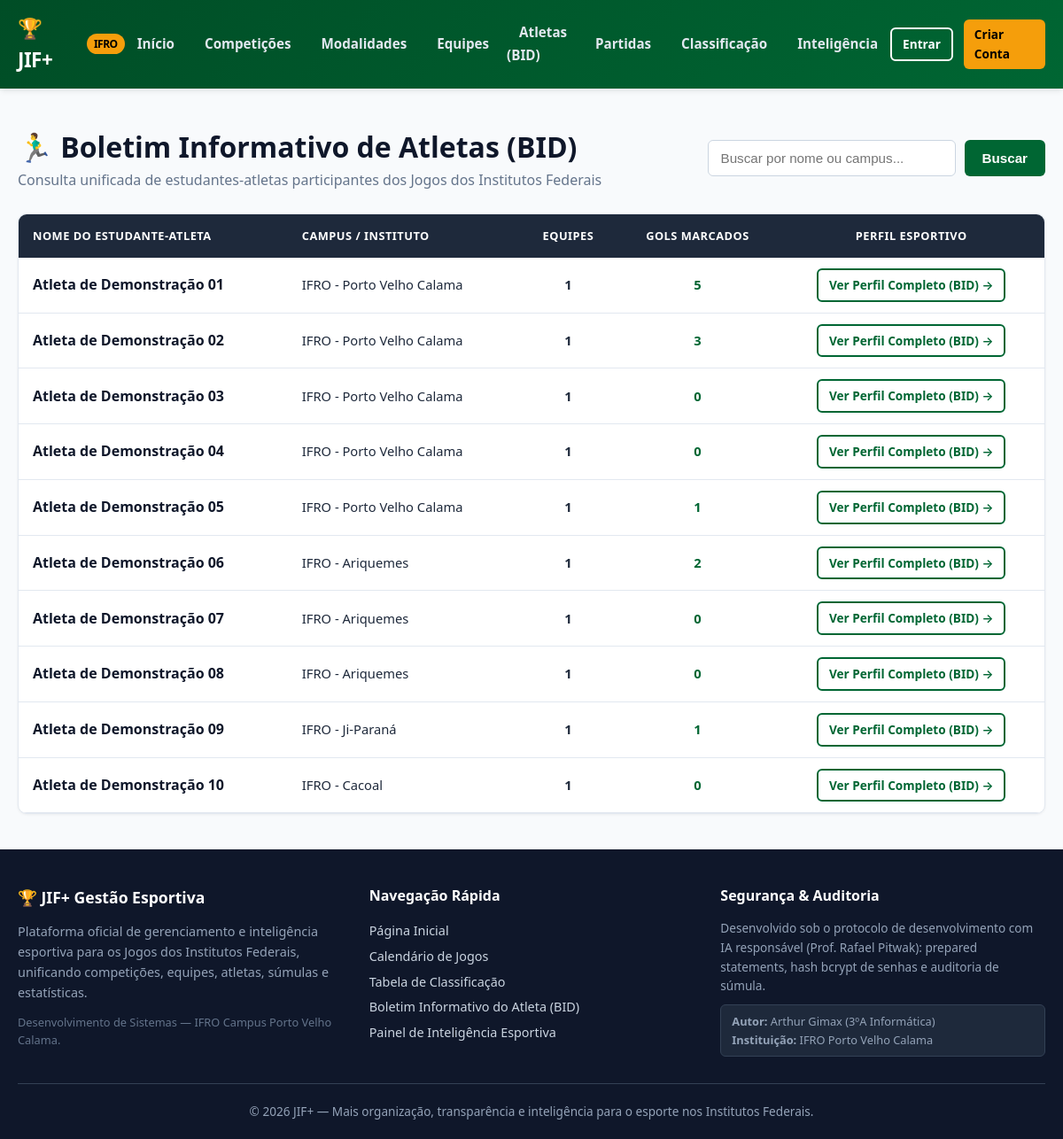
Page /atletas.php on the committed database.
### tables this page shows
CREATE TABLE IF NOT EXISTS `atletas` (
    `id` INT AUTO_INCREMENT PRIMARY KEY,
    `usuario_id` INT NULL,
    `instituicao_id` INT NOT NULL,
    `nome` VARCHAR(150) NOT NULL,
    `matricula_estudantil` VARCHAR(50) NOT NULL,
    `data_nascimento` DATE NULL,
    `foto_url` VARCHAR(255) NULL,
    `criado_em` DATETIME NOT NULL DEFAULT CURRENT_TIMESTAMP,
    CONSTRAINT `fk_atletas_usuario`
        FOREIGN KEY (`usuario_id`) REFERENCES `usuarios` (`id`)
        ON DELETE SET NULL ON UPDATE CASCADE,
    CONSTRAINT `fk_atletas_instituicao`
        FOREIGN KEY (`instituicao_id`) REFERENCES `instituicoes` (`id`)
        ON DELETE RESTRICT ON UPDATE CASCADE,
    INDEX `idx_atletas_matricula` (`matricula_estudantil`),
    INDEX `idx_atletas_nome` (`nome`)
);

CREATE TABLE IF NOT EXISTS `instituicoes` (
    `id` INT AUTO_INCREMENT PRIMARY KEY,
    `nome` VARCHAR(150) NOT NULL,
    `sigla` VARCHAR(30) NOT NULL,
    `campus` VARCHAR(100) NOT NULL,
    `estado` CHAR(2) NOT NULL,
    INDEX `idx_instituicoes_sigla` (`sigla`),
    INDEX `idx_instituicoes_campus` (`campus`)
);

### atletas.php (the view, shortened to what this page needs)
<?php
require_once __DIR__ . '/includes/header.php';
$pdo = Database::getConnection();
$atletaId = isset($_GET['id']) ? (int)$_GET['id'] : null;
if ($atletaId) {
    $stmtAtleta = $pdo->prepare("
        SELECT a.id, a.nome, a.foto_url, a.criado_em, inst.nome AS instituicao_nome, inst.sigla AS instituicao_sigla, inst.campus AS instituicao_campus
        FROM atletas a
        JOIN instituicoes inst ON a.instituicao_id = inst.id
        WHERE a.id = :id
    ");
    $stmtAtleta->execute([':id' => $atletaId]);
    $atleta = $stmtAtleta->fetch();
    if (!$atleta) {
        $_SESSION['mensagem_erro'] = 'Atleta não encontrado no sistema.';
        header('Location: atletas.php');
        exit;
    }
    $stmtEquipes = $pdo->prepare("
        SELECT eq.id AS equipe_id, eq.nome AS equipe_nome,
               m.nome AS modalidade_nome, m.categoria AS modalidade_categoria,
               c.nome AS competicao_nome,
               ea.numero_camisa, ea.posicao, ea.status_inscricao
        FROM equipe_atletas ea
        JOIN equipes eq ON ea.equipe_id = eq.id
        JOIN modalidades m ON eq.modalidade_id = m.id
        JOIN competicoes c ON eq.competicao_id = c.id
        WHERE ea.atleta_id = :atleta_id
    ");
    $stmtEquipes->execute([':atleta_id' => $atletaId]);
    $equipesAtleta = $stmtEquipes->fetchAll();
    $stmtStats = $pdo->prepare("
        SELECT tipo_estatistica, SUM(valor) AS total
        FROM estatisticas_atletas
        WHERE atleta_id = :atleta_id
        GROUP BY tipo_estatistica
    ");
    $stmtStats->execute([':atleta_id' => $atletaId]);
    $statsRaw = $stmtStats->fetchAll(PDO::FETCH_KEY_PAIR);
    $totalGols = $statsRaw['gol'] ?? 0;
    $totalPontos = $statsRaw['ponto'] ?? 0;
    $cartoesAmarelos = $statsRaw['cartao_amarelo'] ?? 0;
    $cartoesVermelhos = $statsRaw['cartao_vermelho'] ?? 0;
    $totalFaltas = $statsRaw['falta'] ?? 0;
    $stmtPartidas = $pdo->prepare("
        SELECT DISTINCT p.id, p.fase_rodada, p.data_hora, p.local_quadra, p.placar_a, p.placar_b, p.situacao,
               m.nome AS modalidade_nome,
               eq_a.nome AS equipe_a, eq_b.nome AS equipe_b,
               (SELECT SUM(valor) FROM estatisticas_atletas WHERE partida_id = p.id AND atleta_id = :atleta_id AND tipo_estatistica = 'gol') AS gols_na_partida
        FROM partidas p
        JOIN modalidades m ON p.modalidade_id = m.id
        JOIN equipes eq_a ON p.equipe_a_id = eq_a.id
        JOIN equipes eq_b ON p.equipe_b_id = eq_b.id
        JOIN equipe_atletas ea ON (ea.equipe_id = p.equipe_a_id OR ea.equipe_id = p.equipe_b_id)
        WHERE ea.atleta_id = :atleta_id AND p.situacao = 'encerrada'
        ORDER BY p.data_hora DESC
    ");
    $stmtPartidas->execute([':atleta_id' => $atletaId]);
    $partidasAtleta = $stmtPartidas->fetchAll();
    $totalJogos = count($partidasAtleta);
} else {
    $busca = isset($_GET['busca']) ? trim($_GET['busca']) : '';
    $sql = "
        SELECT a.id, a.nome, a.criado_em, inst.campus, inst.sigla,
               (SELECT COUNT(*) FROM equipe_atletas ea WHERE ea.atleta_id = a.id) AS total_equipes,
               (SELECT COALESCE(SUM(valor), 0) FROM estatisticas_atletas ea WHERE ea.atleta_id = a.id AND ea.tipo_estatistica = 'gol') AS total_gols
        FROM atletas a
        JOIN instituicoes inst ON a.instituicao_id = inst.id
    ";
    $params = [];
    $sql .= " ORDER BY a.nome ASC";
    $stmtLista = $pdo->prepare($sql);
    $stmtLista->execute($params);
    $atletas = $stmtLista->fetchAll();
}
?>
<div class="container" style="padding: 40px 20px;">
<?php if ($atletaId && isset($atleta)): ?>
    <div style="margin-bottom:20px;">
        <a href="atletas.php" style="font-weight:700;">&larr; Voltar para busca de atletas</a>
    </div>
    <div class="athlete-profile">
        <div class="athlete-avatar">
            <?= mb_substr($atleta['nome'], 0, 1) ?>
        </div>
        <div class="athlete-details">
            <div style="display:flex;justify-content:space-between;align-items:flex-start;flex-wrap:wrap;gap:10px;">
                <div>
                    <span class="badge badge-success">Atleta Homologado</span>
                    <h1 class="athlete-name"><?= htmlspecialchars($atleta['nome']) ?></h1>
                </div>
            </div>
            <div class="athlete-meta">
                <span>🏛️ <strong>Campus:</strong> <?= htmlspecialchars($atleta['instituicao_sigla']) ?> - <?= htmlspecialchars($atleta['instituicao_campus']) ?></span>
                <span>📅 <strong>Inscrição no JIF:</strong> <?= date('Y', strtotime($atleta['criado_em'])) ?></span>
            </div>
            <div class="athlete-stats-grid">
                <div class="stat-box" style="border-top:3px solid var(--primary);">
                    <div class="stat-value"><?= $totalJogos ?></div>
                    <div class="stat-label">Jogos Disputados</div>
                </div>
                <div class="stat-box" style="border-top:3px solid var(--secondary);">
                    <div class="stat-value"><?= $totalGols ?></div>
                    <div class="stat-label">Gols Marcados</div>
                </div>
                <div class="stat-box" style="border-top:3px solid var(--warning);">
                    <div class="stat-value"><?= $cartoesAmarelos ?></div>
                    <div class="stat-label">Cartões Amarelos</div>
                </div>
                <div class="stat-box" style="border-top:3px solid var(--danger);">
                    <div class="stat-value"><?= $cartoesVermelhos ?></div>
                    <div class="stat-label">Cartões Vermelhos</div>
                </div>
                <div class="stat-box" style="border-top:3px solid var(--dark);">
                    <div class="stat-value"><?= $totalFaltas ?></div>
                    <div class="stat-label">Faltas Cometidas</div>
                </div>
            </div>
        </div>
    </div>
    <h2 style="font-size:1.3rem;font-weight:800;margin:30px 0 15px 0;color:var(--dark);display:flex;align-items:center;gap:8px;">
        🛡️ Equipes e Modalidades Vinculadas
    </h2>
    <div class="grid-cards" style="margin-top:0;">
        <?php foreach ($equipesAtleta as $eq): ?>
            <div class="card" style="border-left:4px solid var(--primary);">
                <div style="display:flex;justify-content:space-between;align-items:center;margin-bottom:8px;">
                    <span class="badge badge-info"><?= htmlspecialchars($eq['modalidade_nome']) ?></span>
                    <span style="font-weight:900;font-size:1.2rem;color:var(--primary-dark);">
                        <?= $eq['numero_camisa'] ? '#' . $eq['numero_camisa'] : '-' ?>
                    </span>
                </div>
                <h3 class="card-title"><?= htmlspecialchars($eq['equipe_nome']) ?></h3>
                <div style="font-size:0.85rem;color:var(--text-muted);margin-bottom:10px;">
                    <div>📍 <strong>Posição:</strong> <?= htmlspecialchars($eq['posicao'] ?? 'Não especificada') ?></div>
                    <div>🏆 <strong>Competição:</strong> <?= htmlspecialchars($eq['competicao_nome']) ?></div>
                    <div>🟢 <strong>Situação:</strong> <?= ucfirst($eq['status_inscricao']) ?></div>
                </div>
                <a href="equipes.php?id=<?= $eq['equipe_id'] ?>" class="btn btn-sm btn-outline" style="width:100%;">
                    Ver Detalhes da Equipe &rarr;
                </a>
            </div>
        <?php endforeach; ?>
    </div>
    <h2 style="font-size:1.3rem;font-weight:800;margin:35px 0 15px 0;color:var(--dark);display:flex;align-items:center;gap:8px;">
        📜 Histórico de Partidas Disputadas
    </h2>
    <?php if (empty($partidasAtleta)): ?>
        <p style="color:var(--text-muted);">Nenhuma partida concluída registrada para este atleta.</p>
    <?php else: ?>
        <div class="table-responsive">
            <table class="sports-table">
                <thead>
                    <tr>
                        <th>Data</th>
                        <th>Confronto</th>
                        <th>Modalidade / Fase</th>
                        <th class="center">Placar Final</th>
                        <th class="center">Gols do Atleta</th>
                    </tr>
                </thead>
                <tbody>
                    <?php foreach ($partidasAtleta as $p): ?>
                        <tr>
                            <td><?= date('d/m/Y', strtotime($p['data_hora'])) ?></td>
                            <td>
                                <strong><?= htmlspecialchars($p['equipe_a']) ?></strong> vs
                                <strong><?= htmlspecialchars($p['equipe_b']) ?></strong>
                            </td>
                            <td><?= htmlspecialchars($p['modalidade_nome']) ?> (<?= htmlspecialchars($p['fase_rodada']) ?>)</td>
                            <td class="center">
                                <span class="badge badge-neutral" style="font-size:0.85rem;">
                                    <?= $p['placar_a'] ?> x <?= $p['placar_b'] ?>
                                </span>
                            </td>
                            <td class="center" style="font-weight:800;color:var(--primary);">
                                <?= $p['gols_na_partida'] > 0 ? '⚽ ' . $p['gols_na_partida'] : '-' ?>
                            </td>
                        </tr>
                    <?php endforeach; ?>
                </tbody>
            </table>
        </div>
    <?php endif; ?>
<?php else: ?>
    <div style="display:flex;justify-content:space-between;align-items:center;margin-bottom:25px;flex-wrap:wrap;gap:15px;">
        <div>
            <h1 style="font-size:2rem;font-weight:900;color:var(--dark);">🏃‍♂️ Boletim Informativo de Atletas (BID)</h1>
            <p style="color:var(--text-muted);">Consulta unificada de estudantes-atletas participantes dos Jogos dos Institutos Federais</p>
        </div>
        <form method="GET" action="atletas.php" style="display:flex;gap:10px;">
            <input type="text" name="busca" class="form-control" placeholder="Buscar por nome ou campus..." value="<?= htmlspecialchars($busca ?? '', ENT_QUOTES, 'UTF-8') ?>" style="width:280px;">
            <button type="submit" class="btn btn-primary">Buscar</button>
        </form>
    </div>
    <div class="table-responsive">
        <table class="sports-table">
            <thead>
                <tr>
                    <th>Nome do Estudante-Atleta</th>
                    <th>Campus / Instituto</th>
                    <th class="center">Equipes</th>
                    <th class="center">Gols Marcados</th>
                    <th class="center">Perfil Esportivo</th>
                </tr>
            </thead>
            <tbody>
                <?php if (empty($atletas)): ?>
                    <tr>
                        <td colspan="5" style="text-align:center;color:var(--text-muted);padding:30px;">
                            Nenhum atleta encontrado com o termo pesquisado.
                        </td>
                    </tr>
                <?php else: ?>
                    <?php foreach ($atletas as $at): ?>
                        <tr>
                            <td>
                                <strong style="font-size:1rem;color:var(--dark);"><?= htmlspecialchars($at['nome']) ?></strong>
                            </td>
                            <td>
                                <?= htmlspecialchars($at['sigla']) ?> - <?= htmlspecialchars($at['campus']) ?>
                            </td>
                            <td class="center" style="font-weight:700;">
                                <?= $at['total_equipes'] ?>
                            </td>
                            <td class="center" style="font-weight:800;color:var(--primary);">
                                <?= $at['total_gols'] ?>
                            </td>
                            <td class="center">
                                <a href="atletas.php?id=<?= $at['id'] ?>" class="btn btn-sm btn-outline">
                                    Ver Perfil Completo (BID) &rarr;
                                </a>
                            </td>
                        </tr>
                    <?php endforeach; ?>
                <?php endif; ?>
            </tbody>
        </table>
    </div>
<?php endif; ?>
</div>
<?php require_once __DIR__ . '/includes/footer.php'; ?>

### assets/css/style.css (style rules this page uses)
:root { --primary: #006633; --primary-dark: #004d26; --primary-light: #059669; --secondary: #f59e0b; --secondary-hover: #d97706; --accent: #2563eb; --dark: #0f172a; --dark-surface: #1e293b; --light-bg: #f8fafc; --card-bg: #ffffff; --border: #e2e8f0; --text-main: #1e293b; --text-muted: #64748b; --text-light: #f8fafc; --danger: #ef4444; --success: #10b981; --warning: #f59e0b; --info: #0284c7; --radius-sm: 6px; --radius-md: 10px; --radius-lg: 16px; --shadow-sm: 0 1px 3px rgba(0,0,0,0.06); --shadow-md: 0 4px 6px -1px rgba(0,0,0,0.08), 0 2px 4px -2px rgba(0,0,0,0.06); --shadow-lg: 0 10px 15px -3px rgba(0,0,0,0.1), 0 4px 6px -4px rgba(0,0,0,0.08); --transition: all 0.2s cubic-bezier(0.4, 0, 0.2, 1); }
* { margin: 0; padding: 0; box-sizing: border-box; }
body { font-family: 'Segoe UI', system-ui, -apple-system, BlinkMacSystemFont, Roboto, sans-serif; background-color: var(--light-bg); color: var(--text-main); line-height: 1.6; min-height: 100vh; display: flex; flex-direction: column; }
a { color: var(--primary); text-decoration: none; transition: var(--transition); }
.container { width: 100%; max-width: 1200px; margin: 0 auto; padding: 0 20px; }
.btn { display: inline-flex; align-items: center; justify-content: center; gap: 8px; padding: 10px 20px; font-size: 0.95rem; font-weight: 600; border-radius: var(--radius-sm); border: none; cursor: pointer; transition: var(--transition); text-decoration: none; }
.btn-primary { background-color: var(--primary); color: #ffffff; }
.btn-outline { background: transparent; border: 2px solid var(--primary); color: var(--primary); }
.btn-sm { padding: 6px 12px; font-size: 0.85rem; }
.table-responsive { overflow-x: auto; margin-top: 16px; border-radius: var(--radius-md); box-shadow: var(--shadow-sm); border: 1px solid var(--border); background: #ffffff; }
.sports-table { width: 100%; border-collapse: collapse; font-size: 0.92rem; text-align: left; }
.sports-table th { background: var(--dark-surface); color: #ffffff; padding: 14px 16px; font-weight: 700; text-transform: uppercase; font-size: 0.8rem; letter-spacing: 0.5px; }
.sports-table th.center, .sports-table td.center { text-align: center; }
.sports-table td { padding: 12px 16px; border-bottom: 1px solid var(--border); color: var(--text-main); }
.form-control { width: 100%; padding: 11px 14px; font-size: 0.95rem; border: 1px solid #cbd5e1; border-radius: var(--radius-sm); background-color: #ffffff; color: var(--text-main); transition: var(--transition); }

### rows in the picture
atletas: nome "Atleta de Demonstração 01", instituicao.sigla "IFRO", instituicao.campus "Porto Velho Calama", total_equipes "1", total_gols "5"
atletas: nome "Atleta de Demonstração 02", instituicao.sigla "IFRO", instituicao.campus "Porto Velho Calama", total_equipes "1", total_gols "3"
atletas: nome "Atleta de Demonstração 03", instituicao.sigla "IFRO", instituicao.campus "Porto Velho Calama", total_equipes "1", total_gols "0"
atletas: nome "Atleta de Demonstração 04", instituicao.sigla "IFRO", instituicao.campus "Porto Velho Calama", total_equipes "1", total_gols "0"
atletas: nome "Atleta de Demonstração 05", instituicao.sigla "IFRO", instituicao.campus "Porto Velho Calama", total_equipes "1", total_gols "1"
atletas: nome "Atleta de Demonstração 06", instituicao.sigla "IFRO", instituicao.campus "Ariquemes", total_equipes "1", total_gols "2"
atletas: nome "Atleta de Demonstração 07", instituicao.sigla "IFRO", instituicao.campus "Ariquemes", total_equipes "1", total_gols "0"
atletas: nome "Atleta de Demonstração 08", instituicao.sigla "IFRO", instituicao.campus "Ariquemes", total_equipes "1", total_gols "0"
atletas: nome "Atleta de Demonstração 09", instituicao.sigla "IFRO", instituicao.campus "Ji-Paraná", total_equipes "1", total_gols "1"
atletas: nome "Atleta de Demonstração 10", instituicao.sigla "IFRO", instituicao.campus "Cacoal", total_equipes "1", total_gols "0"
